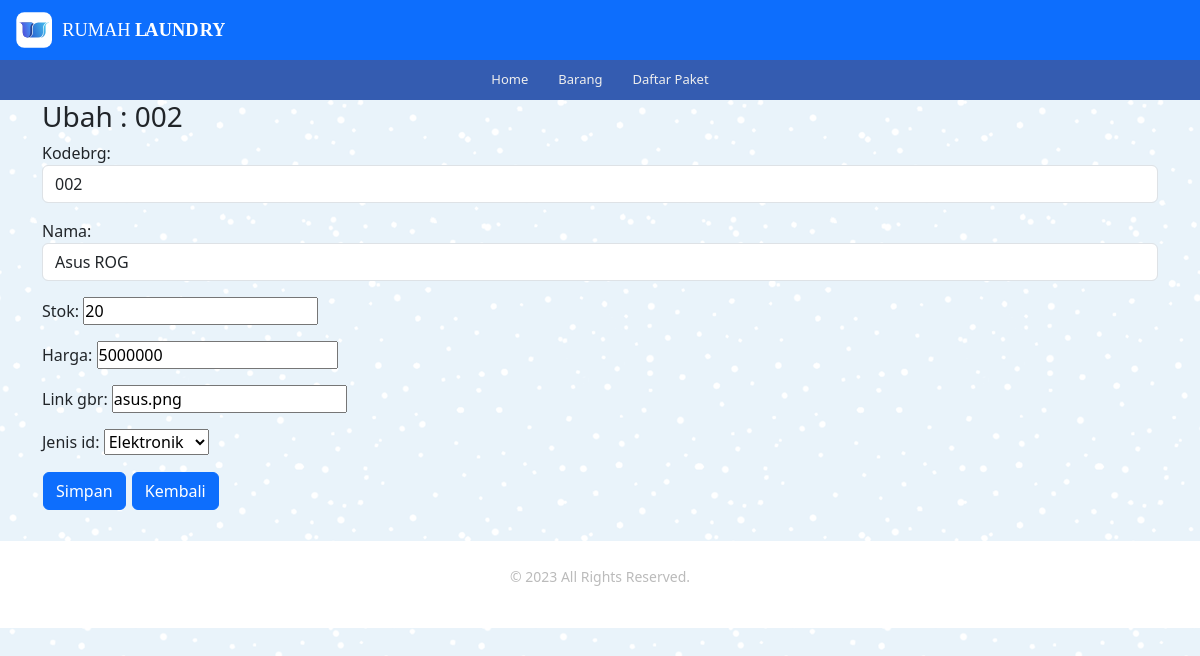
Screenshot of /ubah/2 with the database file from the repository.
### paket/models.py (models this page shows, shortened)
class Barang(models.Model):
    kodebrg=models.CharField(max_length=8)
    nama=models.CharField(max_length=50)
    stok=models.IntegerField()
    harga=models.BigIntegerField()
    link_gbr=models.CharField(max_length=150, blank=True)
    waktu_posting=models.DateTimeField(auto_now_add=True)
    jenis_id=models.ForeignKey(Jenis, on_delete=models.CASCADE,null=True)

class Jenis(models.Model):
    nama=models.CharField(max_length=50)
    ket=models.TextField()
    def __str__(self):
        return self.nama

### paket/views.py (the view)
# urls.py: path('ubah/<int:id_barang>',ubah_brg,name='ubah_brg'),
def ubah_brg(request,id_barang) :
    barangs=Barang.objects.get(id=id_barang)
    if request.POST:
        form=FormBarang(request.POST,instance=barangs)
        if form.is_valid():
            form.save()
            messages.success(request,"Data berhasil di ubah")
            return redirect('ubah_brg',id_barang=id_barang)
    else:
        form=FormBarang(instance=barangs)
        konteks = {
            'form':form,
            'barangs':barangs
        }
    return render(request,'ubah_brg.html',konteks)

### paket/forms.py
class FormBarang(ModelForm):
    class Meta :
        model=Barang
        fields='__all__'
        widgets = {
            'kodebrg':forms.TextInput({'class':'form-control'}),
            'nama':forms.TextInput({'class':'form-control'}),
            'stok':forms.NumberInput({'class':'form-contro l'}),
            'harga':forms.NumberInput({'class':'form-contro l'}),
            'link_gbr':forms.TextInput({'class':'form-contro l'}),
            'jenis_id':forms.Select({'class':'form-contro l'}),
        }

### template/ubah_brg.html (shortened to what this page needs)
{% extends 'base.html'%}
{% load static %}
{% block apaya %}
<div class="container">
    <div class="row">
        <div class="col-md-12">
            <h3>Ubah : {{ barangs.kodebrg }} </h3>
            <form action="{% url 'ubah_brg' barangs.id %}" method="POST">
                {{form.as_p}}
                <button class="btn btn-primary" type="submit">Simpan</button>
                <a class="btn btn-primary" href="/Vbrg/">Kembali</a>
            </form>
        </div>
    </div>
</div>
{% endblock %}

### static/css/style.css (style rules this page uses)
* { margin: 0; padding: 0; box-sizing: border-box; }
html,body { width: 100%; max-width: 100%; position: relative; font-family: 'Open sans', sans-serif; display: flex; flex-direction: column; background-image: url(../img/blue-snow.png); overflow-x: hidden; }
.container { display: flex; flex-direction: column; width: 1080px; max-width: 100%; margin: auto; padding: 0 15px; min-height: 20px; }
.btn { display: inline-block; text-decoration: none; padding: 5px; margin: 1px; border-radius: 4px; }

### template/base.html (style rules this page uses)
body { background-image: url('/static/img/blue-snow.png'); }

### rows the page displays
Barang: kodebrg "002", nama "Asus ROG", stok "20", harga "5000000", link_gbr "asus.png", jenis_id "Elektronik"
